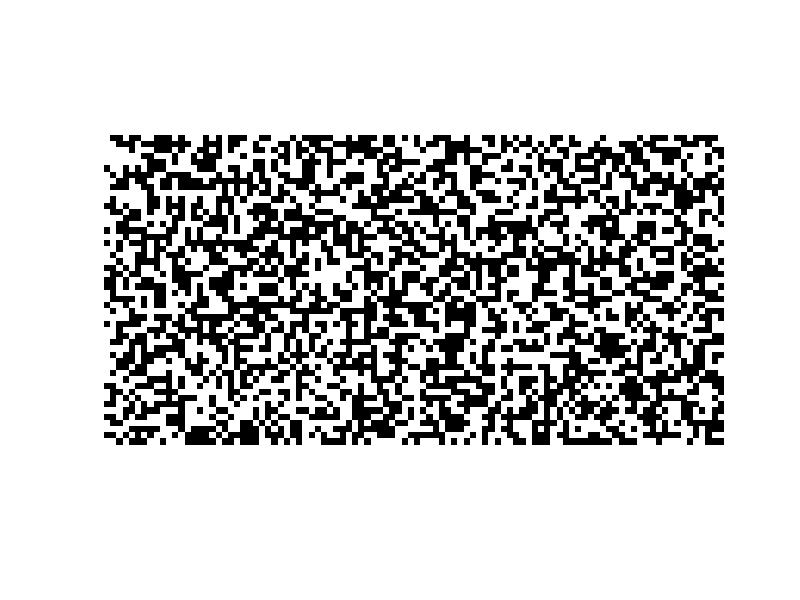

MATLAB code for this plot: (Note: this script raises an error after producing the figure.)
if ~exist('boardsize', 'var')
    boardsize = [50,100];
end
% make new figure
h = figure;
board = randi(2,boardsize) -1;
% pboard is used to see if the previous board is exactly the same as the
% new. If this is true, exit the loop.
pboard = 1;
while (~(isequal(board,pboard)))
    imshow(~board, 'InitialMagnification', 'fit');
    drawnow;
    pboard = board;
    board = simulate(board);
end
disp('End of execution')